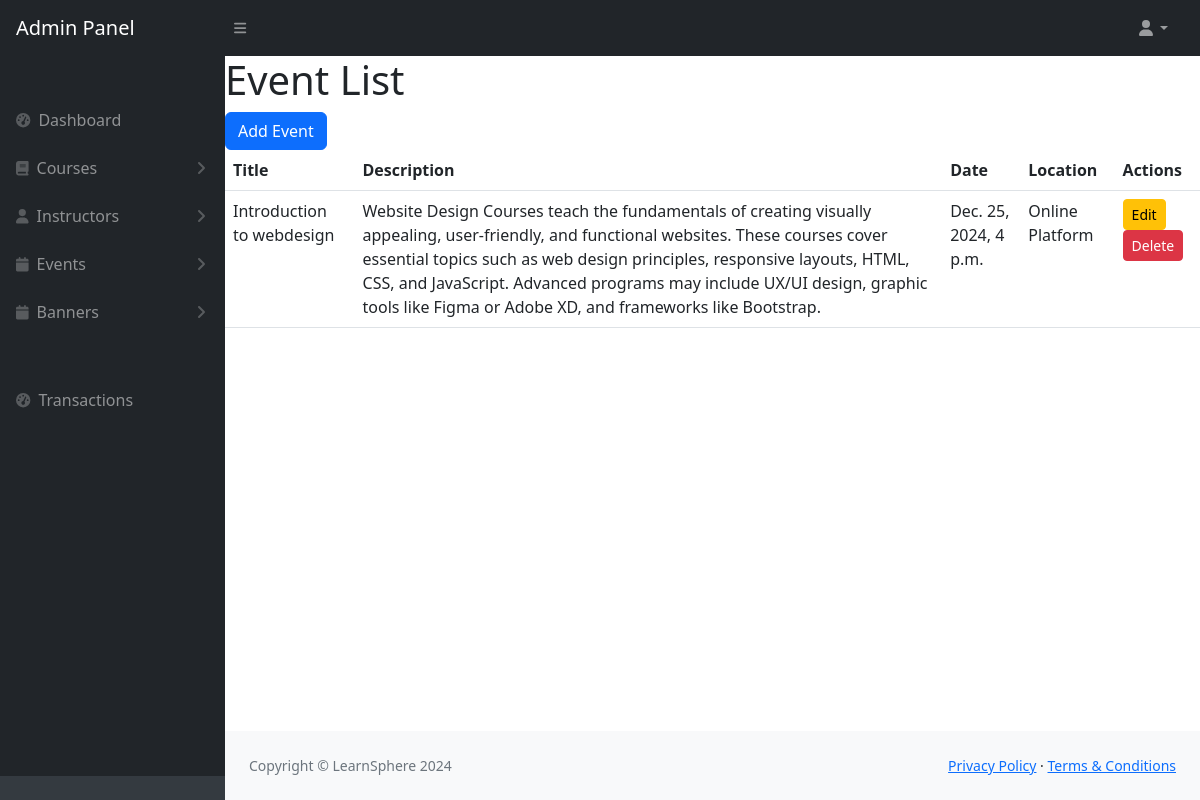
Screenshot of /event_list/ with the database file from the repository.
### users/models.py (models this page shows, shortened)
class Event(models.Model):
    title = models.CharField(max_length=200)
    description = models.TextField()
    date = models.DateTimeField()
    location = models.CharField(max_length=255)
    image = models.ImageField(upload_to='events/', null=True, blank=True)
    created_at = models.DateTimeField(auto_now_add=True)

### users/views.py (the view)
# urls.py: path('event_list/', views.event_list, name='event_list'),
def event_list(request):
    events = Event.objects.all()
    return render(request, 'event_list.html', {'events': events})

### users/templates/event_list.html (shortened to what this page needs)
<!DOCTYPE html>
<html lang="en">
{% load static %}
   <head>
        {% include 'head.html' %}
         </head>
    <body class="sb-nav-fixed">
 {% include 'navbar.html' %}
        <div id="layoutSidenav">
            <div id="layoutSidenav_nav">
                 {% include 'sidebar.html' %}
            </div>
            <div id="layoutSidenav_content">
                <main>
                   <div class="card-body">
                    <h1>Event List</h1>
<a href="{% url 'add_event' %}" class="btn btn-primary">Add Event</a>
<table class="table">
    <thead>
        <tr>
            <th>Title</th>
            <th>Description</th>
            <th>Date</th>
            <th>Location</th>
             <th>Actions</th>
        </tr>
    </thead>
    <tbody>
        {% for event in events %}
        <tr>
            <td>{{ event.title }}</td>
            <td>{{ event.description }}</td>
            <td>{{ event.date }}</td>
            <td>{{ event.location }}</td>
             <td>
                    <a href="{% url 'edit_event' event.id %}" class="btn btn-warning btn-sm">Edit</a>
                    <a href="{% url 'delete_event' event.id %}" class="btn btn-danger btn-sm">Delete</a>
                </td>
        </tr>
        {% empty %}
        <tr>
            <td colspan="4">No events available.</td>
        </tr>
        {% endfor %}
    </tbody>
</table>
                </div>
</main>
{% include 'footer.html' %}
</div>
</div>
</body>
</html>

### rows the page displays
Event: title "Introduction to webdesign", description "Website Design Courses teach the fundamentals of creating visually appealing, user-friendly, and functional websites. These courses cover essential topics such as web design principles, responsive layouts, HTML, CSS, and JavaScript. Advanced programs may include UX/UI design, graphic tools like Figma or Adobe XD, and frameworks like Bootstrap.", date "Dec. 25, 2024, 4 p.m.", location "Online Platform"
